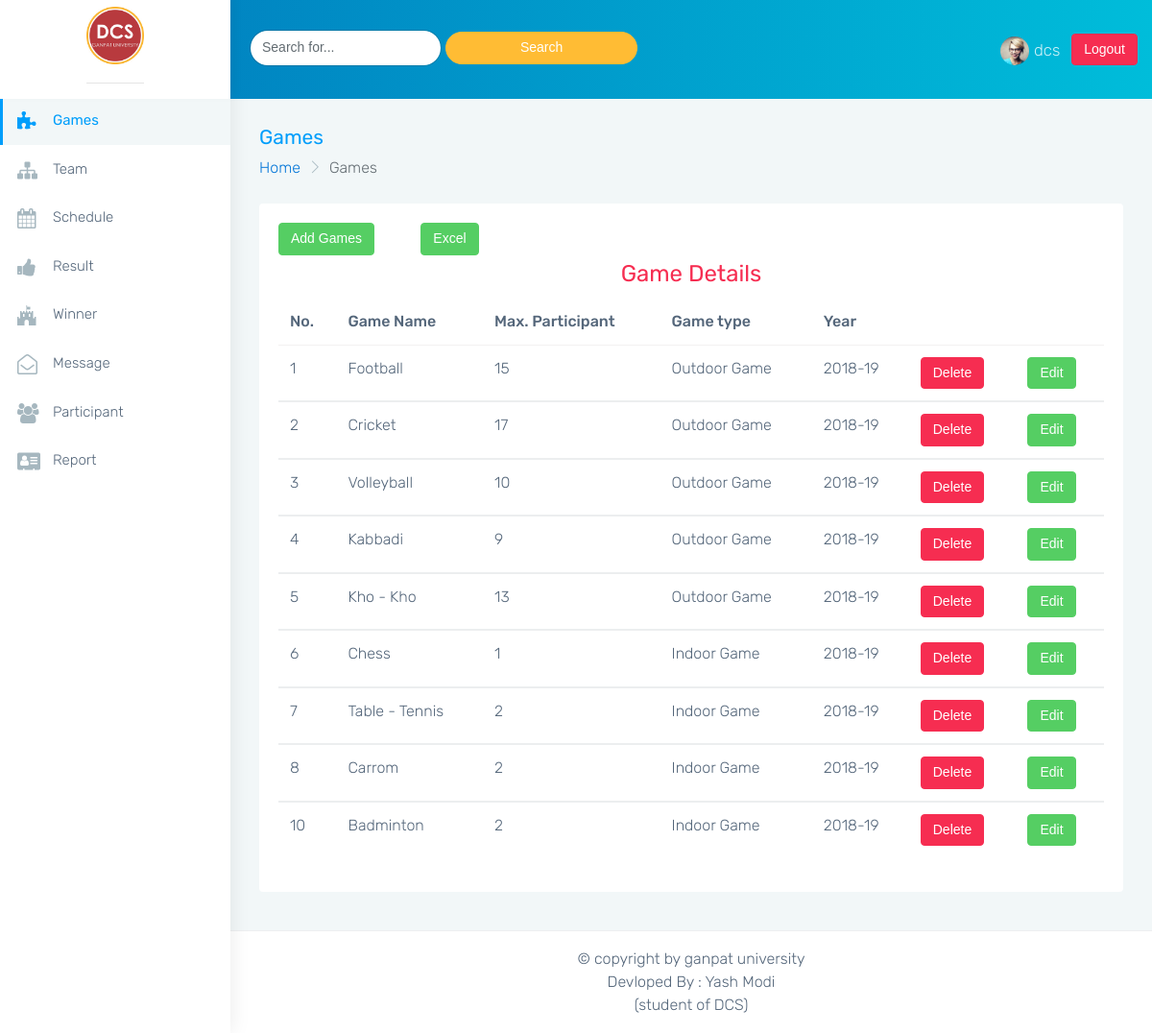
The page /admin/game_show.php (signed in) on the database its author committed.
### tables this page shows
CREATE TABLE `game` (
  `game_id` int(11) NOT NULL,
  `gname` varchar(15) NOT NULL,
  `max` int(11) NOT NULL,
  `type` varchar(15) NOT NULL,
  `year` varchar(15) NOT NULL
);

### admin/game_show.php (the view, shortened to what this page needs)
<?php
	$s = $_SESSION["user"];
	if($s == TRUE)
	{
?>
<!DOCTYPE html>
<html lang="en">
<head>
    <link href="../assets/plugins/bootstrap/css/bootstrap.min.css" rel="stylesheet">
    <link href="css/style.css" rel="stylesheet">
    <link href="css/colors/blue.css" id="theme" rel="stylesheet">
</head>
<body class="fix-header fix-sidebar card-no-border">
    <div id="main-wrapper">
        <header class="topbar">
            <nav class="navbar top-navbar navbar-toggleable-sm navbar-light">
                <div class="navbar-header">
                    <a class="navbar-brand" href="main.php">
                        <b>
                            <img src="/sport/image/dcs1.jpg" height="60px" width="60px" alt="homepage"  />
                        </b>
                        <hr>
                    </a>
                </div>
                <div class="navbar-collapse">
                    <ul class="navbar-nav mr-auto mt-md-0 ">
                        <li class="nav-item hidden-sm-down">
                            <form class="app-search p-l-20" action="game_search.php" method = "post">
                                <input type="text" class="form-control" placeholder="Search for..." name="find">
								<input type="submit" class="btn btn-warning" value="Search">
                            </form>
                        </li>
                    </ul>
                    <ul class="navbar-nav my-lg-0">
                        <li class="nav-item dropdown">
                            <a class="nav-link dropdown-toggle text-muted waves-effect waves-dark" href="" data-toggle="dropdown" aria-haspopup="true" aria-expanded="false">
								<img src="../assets/images/users/1.jpg" alt="user" class="profile-pic m-r-5" /><?php echo $s;?>
								<a href="../admin/logout.php"><button class="btn btn-danger">Logout</button></a>
							</a>
                        </li>
                    </ul>
                </div>
            </nav>
        </header>
			<?php include '../include/navigation.php';?>
        <div class="page-wrapper">
            <div class="container-fluid">
                <div class="row page-titles">
                    <div class="col-md-6 col-8 align-self-center">
                        <h3 class="text-themecolor m-b-0 m-t-0">Games</h3>
                        <ol class="breadcrumb">
                            <li class="breadcrumb-item"><a href="javascript:void(0)">Home</a></li>
                            <li class="breadcrumb-item active">Games</li>
                        </ol>
                    </div>
                </div>
				<div class="row">
                    <div class="col-12">
                        <div class="card">
                            <div class="card-block">
                                <div class="row">
									<div class="col-md-2">
										<button class="btn btn-success"><a href="../admin/game.php" style="color:white;text-decoration:none;">Add Games</a></button>
									</div>
									<div class="col-md-8">
										<form action="excel/all_game_excel.php" method="post">
											<input type="submit" name="export_excel" class="btn btn-success" value="Excel">
										</form>
									</div>
									<div class="col-md-2"></div>
								</div>
								<div class="row">
									<div class="col-md-12"></div>
								</div>
								<div class="row">
									<div class="col-md-12">
										<form action="#" method="post">
										<h2 class="text-danger text-center">Game Details</h2>
										<table class="table table-stripped">
											<thead>
												<tr>
													<th>No.</th>
													<th>Game Name</th>
													<th>Max. Participant</th>
													<th>Game type</th>
													<th>Year</th>
												</tr>
											</thead>
											<?php
												$con=mysqli_connect("localhost","root","","sport");
												$sql = "select * from game ";
												$result = mysqli_query($con,$sql);
												while($row=mysqli_fetch_assoc($result))
												{
											?>
											<tbody>
												<tr>
													<td><?php echo $row['game_id'];?></td>
													<td><?php echo $row['gname'];?></td>
													<td><?php echo $row['max'];?></td>
													<td><?php echo $row['type'];?></td>
													<td><?php echo $row['year'];?></td>
													<td><button class="btn btn-danger"><a href="../admin/game_delete.php?id=<?php echo $row['game_id'];?>" style="color:white;text-decoration:none;">Delete</a></button></td>
													<td><button class="btn btn-success"><a href="../admin/game_update.php?id=<?php echo $row['game_id'];?>" style="color:white;text-decoration:none;">Edit</a></button></td>
												</tr>
											<?php
												}
											?>
											</tbody>
										</table>
										</form>
									</div>
								</div>
                            </div>
                        </div>
                    </div>
                </div>
            </div>
				<?php include '../include/footer.php';?>
        </div>
    </div>
</body>
</html>
<?php
	}
	else
	{
		header('location:index.php');
	}
?>

### admin/css/colors/blue.css (style rules this page uses)
.topbar { background: #009efb; background: -moz-linear-gradient(left, #0178bc 0%, #00bdda 100%); background: -webkit-linear-gradient(left, #0178bc 0%, #00bdda 100%); background: linear-gradient(to right, #0178bc 0%, #00bdda 100%); }
.topbar .navbar-header { background: #ffffff; box-shadow: 4px -4px 10px rgba(0, 0, 0, 0.05); }
.topbar .navbar-light .navbar-nav .nav-item > a.nav-link { color: rgba(255, 255, 255, 0.8) !important; }
.text-themecolor { color: #009efb !important; }

### rows shown on the page
game: game_id "1", gname "Football", max "15", type "Outdoor Game", year "2018-19"
game: game_id "2", gname "Cricket", max "17", type "Outdoor Game", year "2018-19"
game: game_id "3", gname "Volleyball", max "10", type "Outdoor Game", year "2018-19"
game: game_id "4", gname "Kabbadi", max "9", type "Outdoor Game", year "2018-19"
game: game_id "5", gname "Kho - Kho", max "13", type "Outdoor Game", year "2018-19"
game: game_id "6", gname "Chess", max "1", type "Indoor Game", year "2018-19"
game: game_id "7", gname "Table - Tennis", max "2", type "Indoor Game", year "2018-19"
game: game_id "8", gname "Carrom", max "2", type "Indoor Game", year "2018-19"
game: game_id "10", gname "Badminton", max "2", type "Indoor Game", year "2018-19"

### other values the page prints
$s "dcs"
